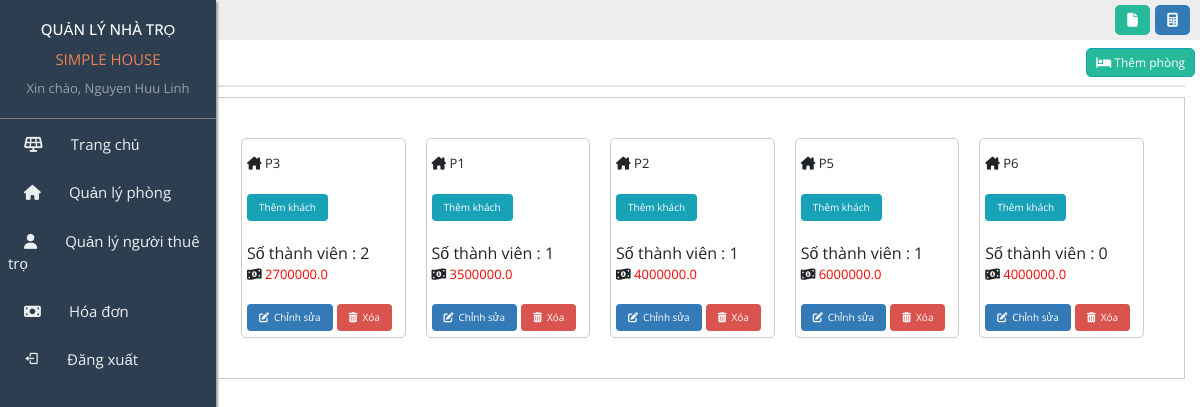
Page /room/manage_room/ (signed in) on the committed database.
### User/models.py (models this page shows, shortened)
class MyUser(AbstractBaseUser, PermissionsMixin):
    username = models.CharField(max_length =255, unique=True)
    email = models.EmailField(
        verbose_name='email address',
        max_length=255,
    )
    full_name = models.CharField(max_length=255)
    phone_number = models.CharField(max_length=12, null = True)
    address = models.CharField(max_length=255, null =True)
    is_active = models.BooleanField(default=True)
    is_owner = models.BooleanField(default=False)
    objects = MyUserManager()
    USERNAME_FIELD = 'username'
    REQUIRED_FIELDS  = ['email', 'full_name']

### Room/models.py (models this page shows, shortened)
class Room(models.Model):
    class Meta:
        constraints = [
            models.CheckConstraint(check=models.Q(room_number__gte = 0,area__gte = 0,
                                                  room_price__gte = 0), name ='gte 0'),
        ]
    room_id = models.CharField(max_length=20, primary_key=True)
    room_number = models.IntegerField(unique=True)
    area = models.CharField(max_length=20)
    room_price = models.FloatField(default=0)
    status = models.BooleanField(default=False)
    description = models.CharField(max_length=250, default='')

### Room/views.py (the view)
# urls.py: path("manage_room/", views.ManageRoomSite.as_view(), name = "manage_room"),
class ManageRoomSite(LoginRequiredMixin,TemplateView):
    template_name="manage_room/dashboard.html"
    login_url='home:login'
    def get_context_data(self):
        context=super().get_context_data()
        all_room=Room.objects.all()
        context['all_room']=all_room
        return context

### templates/manage_room/dashboard.html (shortened to what this page needs)
{% extends "home/base.html" %}
{% load  static %}
{% block link %}
<link rel="stylesheet" href="{% static 'home/css/manage_room/style_manage_room.css' %}">
{% endblock link %}
{% block dashboard %}
    <header>
        <div class="header-left">
        </div>
        <div class="header-right">
            <div class="text">
                <i class="fa-solid fa-file"></i>
            </div>
            <div class="calcula">
                <i class="fa-solid fa-calculator"></i>
            </div>
        </div>
    </header>
    <div class="container">
        <div class="x_title_room">
            <a href="{% url 'room:add_room' %}">
                <button class="btn btn-info add_room"><i class="fa-solid fa-bed"></i>
                    <span>Thêm phòng</span></button>
            </a>
        </div>
        <div class="x_content_room">
            <div class="box_room">
                {% for room in all_room %}
                    <div class="box_items">
                        <div class="room_number">
                            <i class="fa-solid fa-house-chimney"></i>
                            <span> P{{ room.room_number}}</span>
                        </div>
                        <div class="add_user">
                            <a href="{% url 'room:add_member_room' room.room_id  %}">
                                <button class="btn btn-info" name="addCustomer">Thêm khách</button>
                            </a>
                        </div>
                        <div>
                            Số thành viên : {{room.renter.count}}
                        </div>
                        <div class="room_money">
                            <i class="fa-solid fa-money-bill-1-wave"></i>
                            <span>{{room.room_price}}</span>
                        </div>
                        <div class="impact_room">
                            <a href="{% url 'room:edit_room' room.room_id %}">
                                <button class="btn btn-info edit_room" name=""><i
                                        class="fa-solid fa-pen-to-square"></i>Chỉnh sửa</button>
                            </a>
                            <a href="{% url 'room:delete_room' room.room_id %}">
                                <button class="btn btn-info delete_room" name="addCustomer"> <i
                                        class="fa-solid fa-trash-can"></i>Xóa</button>
                            </a>
                        </div>
                    </div>
                {% endfor %}
            </div>
        </div>
    </div>
{% endblock dashboard %}

### templates/home/base.html (shortened to what this page needs)
{% load static %}
<!doctype html>
<html lang="en">
<head>
    <link rel="stylesheet" href="https://cdn.jsdelivr.net/npm/bootstrap@4.0.0/dist/css/bootstrap.min.css">
    <link rel="stylesheet" href="{% static 'home/css/style.css' %}">
    <link rel="stylesheet" href="https://cdnjs.cloudflare.com/ajax/libs/font-awesome/6.1.1/css/all.min.css"
 />
    <link href='https://unpkg.com/boxicons@2.1.2/css/boxicons.min.css' rel='stylesheet'>
    {% block link %}
    {% endblock link %}
</head>
<body>
    <div class="main">
        <section class="sidebar">
            <div class="sidebar-title">
                <h2>QUẢN LÝ NHÀ TRỌ</h2>
                <div class="sidebar-name-motel">
                    SIMPLE HOUSE
                </div>
                <div class="side-name-user">
                    Xin chào, {{request.user.full_name}}
                </div>
            </div>
            <div class="sidebar-menu">
                <ul>
                    <a href="{% url 'home:dashboard' %}">
                        <li><i class="fa-solid fa-solar-panel"></i>Trang chủ</li>
                    </a>
                    <a href="{% url 'room:manage_room' %}">
                        <li><i class="fa-solid fa-house"></i>Quản lý phòng</li>
                    </a>
                    <a href="{% url 'user:manage_user' %}">
                        <li><i class="fa-solid fa-user"></i>Quản lý người thuê trọ</li>
                    </a>
                    <a href="{% url 'bill:bill_site' %}">
                        <li><i class="fa-solid fa-money-bill"></i>Hóa đơn</li>
                    </a>
                    <a href="{% url 'home:logout' %}">
                        <li><i class='bx bx-log-out'></i>Đăng xuất</li>
                    </a>
                </ul>
            </div>
        </section>
        <section class="dashboard">
            {% block dashboard %}
            {% endblock dashboard %}
        </section>
    </div>
</body>
</html>

### static/home/css/style.css (style rules this page uses)
* { margin: 0; padding: 0; box-sizing: border-box; }
html, body { width: 100%; height: 100%; --bg: #e9eef4; --color-text: #0e0e0e; --color-boder: #bcbfc2; --btn-active: #bcbfc2; font-family: 'Open Sans', sans-serif; }
a { text-decoration: none; }
li { list-style: none; }
.main { display: flex; width: 100%; height: 100vh; position: relative; }
.sidebar { width: 18%; height: 100%; font-family: 'Open Sans', sans-serif; background-color: #2c3e50; position: fixed; top: 0; left: 0; z-index: 100; box-shadow: 2px 2px 2px rgb(164, 160, 160); }
.sidebar-title { text-align: center; display: block; padding: 20px 10px; border-bottom: 1px solid gray; }
.sidebar-title h2 { font-size: 15px; color: white; }
.sidebar-title .sidebar-name-motel { font-size: 15px; margin-top: 10px; color: #ec8056; }
.sidebar-title .side-name-user { margin-top: 0.5rem; font-size: 13px; color: #95a5a6; }
.sidebar-menu ul { display: block; }
.sidebar-menu ul li { padding: 0.7rem 0.5rem; margin-top: 0.2rem; position: relative; cursor: pointer; color: #ecf0f1; font-size: 15px; }
.sidebar-menu ul li::before { position: absolute; content: ""; width: 5px; height: 100%; background-color: #ec8056; top: 0; right: 0; z-index: 2; display: none; }
.sidebar-menu ul li i { margin: 0 1.75rem 0 1rem; }
.dashboard { width: 85%; margin-left: 15%; position: relative; }
.dashboard header { width: 100%; height: 40px; background: #EDEDED; padding: 10px 10px; display: flex; justify-content: space-between; align-items: center; }
.dashboard header .header-right { display: flex; }
.header-right .text { width: 35px; height: 30px; border-radius: 5px; background: #26B99A; text-align: center; cursor: pointer; }
.header-right .text i { line-height: 30px; font-size: 14px; color: #fff; }
.header-right .calcula { width: 35px; height: 30px; border-radius: 5px; background-color: #337ab7; text-align: center; margin-left: 5px; cursor: pointer; }
.header-right .calcula i { line-height: 30px; font-size: 14px; color: #fff; }

### static/home/css/manage_room/style_manage_room.css (style rules this page uses)
.container .x_title_room { padding: 0.5rem; border-bottom: 2px solid #e5e5e5; display: flex; justify-content: space-between; text-align: center; }
.container .add_room { background-color: #26B99A; font-size: 12px; border-radius: 5px; color: white; cursor: pointer; }
.container .x_content_room { width: 100%; padding: 10px; border: 1px solid #ccc; margin-top: 10px; background-color: #fff; }
.container .box_room { width: 100%; height: 100%; display: flex; flex-wrap: wrap; margin: 25px; }
.box_room .box_items { width: 17%; height: 200px; border: 1px solid #ccc; border-radius: 5px; padding: 5px; margin: 5px 10px; background: #fff; }
.box_items .room_number { font-size: 13px; margin: 10px 0 20px 0; }
.box_items .add_user button { font-size: 10px; display: inline-block; margin-bottom: 20px; border: none; outline: none; }
.box_items .room_money { font-size: 13px; margin-bottom: 20px; }
.box_items .room_money span { color: red; }
.box_items .impact_room button { font-size: 10px; display: inline-block; border: none; outline: none; }
.box_items .impact_room button i { margin-right: 5px; }
.box_items .impact_room .edit_room { background-color:#337ab7; }
.box_items .impact_room .delete_room { background-color: #d9534f; }

### rows in the picture
MyUser: user.full_name "Nguyen Huu Linh"
Room: room_number "3", renter.count "2", room_price "2700000.0"
Room: room_number "1", renter.count "1", room_price "3500000.0"
Room: room_number "2", renter.count "1", room_price "4000000.0"
Room: room_number "5", renter.count "1", room_price "6000000.0"
Room: room_number "6", renter.count "0", room_price "4000000.0"
